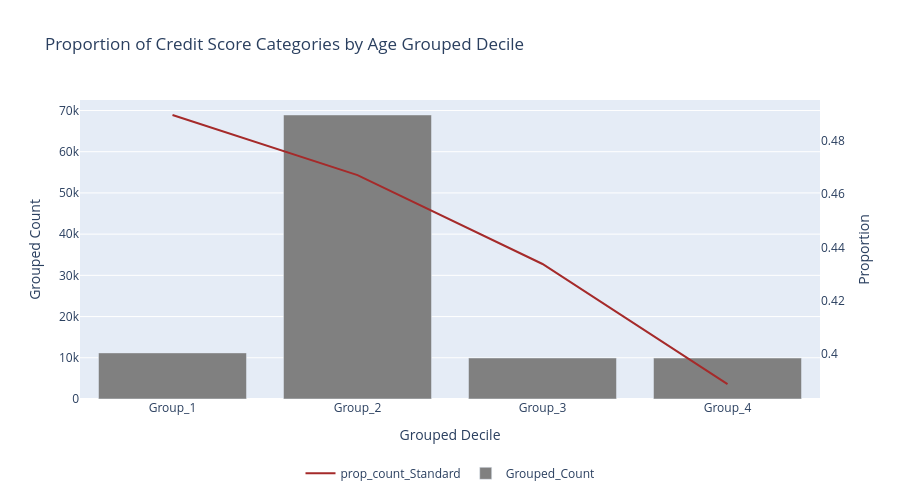

The notebook cell this image was saved under:
### Code cell
chart_types = {
    "prop_count_Standard": "line",  
    "Grouped_Count": "bar"    
}

fig = plot_interactive_chart(
    df=grouped_summary,  
    y_columns=["prop_count_Standard", "Grouped_Count"],  
    x_column="Grouped_Decile",  
    chart_types=chart_types, 
    title="Proportion of Credit Score Categories by Age Grouped Decile",
    x_title="Grouped Decile",
    y_title="Grouped Count",  
    y2_title="Proportion",   
    secondary_y=["prop_count_Standard"],  
    width=900,
    height=500,
    custom_colors={"prop_count_Standard": "brown", "Grouped_Count": "gray"}  
)

fig.show()

### Figure 1 — Plotly figure (JSON) as saved in the notebook; plotly's stock layout.template omitted (floating-point values rounded to 4 significant figures)
{"data": [{"line": {"color": "brown"}, "mode": "lines", "name": "prop_count_Standard", "type": "scatter", "x": ["Group_1", "Group_2", "Group_3", "Group_4"], "y": [0.4896, 0.4671, 0.4338, 0.3887], "yaxis": "y2"}, {"marker": {"color": "gray"}, "name": "Grouped_Count", "type": "bar", "x": ["Group_1", "Group_2", "Group_3", "Group_4"], "y": [11188, 68917, 9955, 9940], "yaxis": "y"}], "layout": {"height": 500, "legend": {"orientation": "h", "x": 0.5, "xanchor": "center", "y": -0.2, "yanchor": "top"}, "title": {"text": "Proportion of Credit Score Categories by Age Grouped Decile"}, "width": 900, "xaxis": {"title": {"text": "Grouped Decile"}}, "yaxis": {"title": {"text": "Grouped Count"}}, "yaxis2": {"overlaying": "y", "showgrid": false, "side": "right", "title": {"text": "Proportion"}}}}
